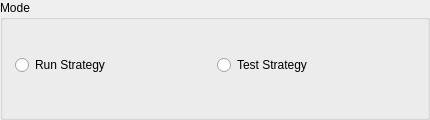
         <widget class="QGroupBox" name="mode_box">
          <property name="minimumSize">
           <size>
            <width>0</width>
            <height>120</height>
           </size>
          </property>
          <property name="maximumSize">
           <size>
            <width>16777215</width>
            <height>1500</height>
           </size>
          </property>
          <property name="title">
           <string>Mode</string>
          </property>
          <widget class="QWidget" name="gridLayoutWidget">
           <property name="geometry">
            <rect>
             <x>10</x>
             <y>40</y>
             <width>411</width>
             <height>51</height>
            </rect>
           </property>
           <layout class="QGridLayout" name="mode_layout">
            <property name="margin">
             <number>5</number>
            </property>
            <property name="spacing">
             <number>2</number>
            </property>
            <item row="0" column="0">
             <widget class="QRadioButton" name="run_mode">
              <property name="text">
               <string>Run Strategy</string>
              </property>
             </widget>
            </item>
            <item row="0" column="1">
             <widget class="QRadioButton" name="test_mode">
              <property name="text">
               <string>Test Strategy</string>
              </property>
             </widget>
            </item>
           </layout>
          </widget>
         </widget>
